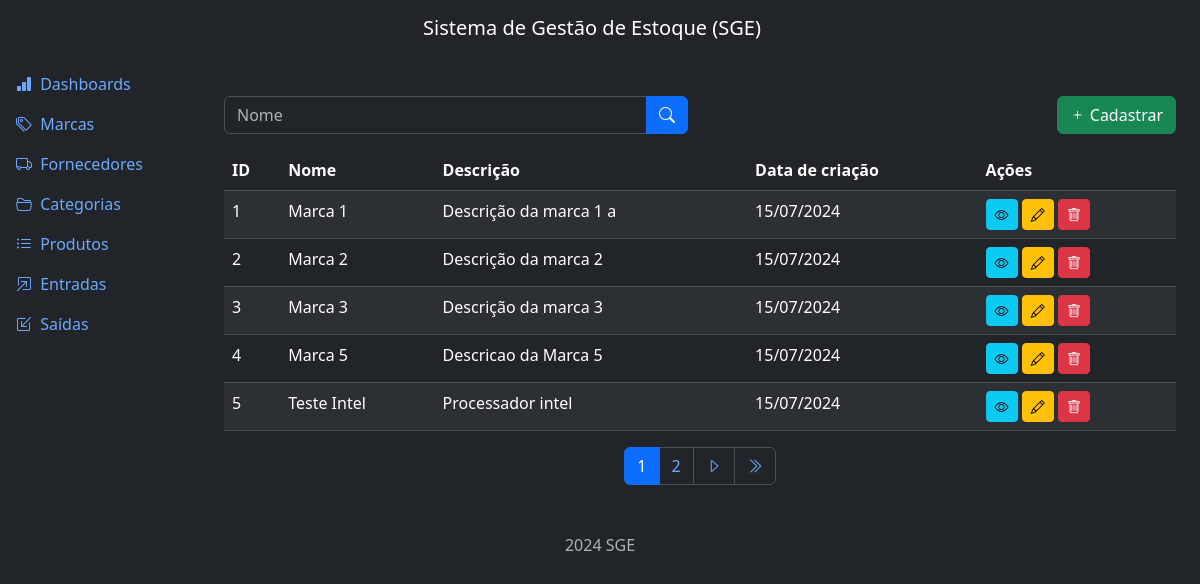
Page /brands/list/ on the committed database.
### brands/models.py (models this page shows, shortened)
class Brand(models.Model):
    name = models.CharField(max_length=500)
    description = models.TextField(null=True, blank=True)
    created_at = models.DateTimeField(auto_now_add=True)
    updated_at = models.DateTimeField(auto_now=True)
    class Meta:
        ordering = ['name']

### brands/views.py (the view)
# urls.py: path('list/', views.BrandListView.as_view(), name='list'),
class BrandListView(ListView):
    model = Brand
    template_name = 'brand_list.html'
    context_object_name = 'brands'
    paginate_by = 5
    def get_queryset(self):
        qs = super().get_queryset()
        name = self.request.GET.get('name')
        if name:
            qs = qs.filter(name__icontains=name)
        return qs

### brands/templates/brand_list.html (shortened to what this page needs)
{% extends "base.html" %}
{% block content %}
  <div class="row mb-3">
    <div class="col-md-6">
      <form method="GET" action="{% url "brand:list" %}">
        <div class="input-group">
          <input type="text" class="form-control" name="name" placeholder="Nome" value="{{request.GET.name}}">
          <button type="submit" class="btn btn-primary">
            <i class="bi bi-search"></i>
          </button>
        </div>
      </form>
    </div>
    <div class="col-md-6">
      <a href="{% url "brand:create" %}" class="btn btn-success float-end" >
        <i class="bi bi-plus"></i>
        Cadastrar
      </a>
    </div>
  </div>
  <div class="table-responsive">
    <table class="table table-striped table-border">
      <thead class="table-dark">
        <tr>
          <th>ID</th>
          <th>Nome</th>
          <th>Descrição</th>
          <th>Data de criação</th>
          <th>Ações</th>
        </tr>
      </thead>
      <tbody>
        {% for brand in brands %}
          <tr>
            <td>{{ brand.id }}</td>
            <td>{{ brand.name }}</td>
            <td>{{ brand.description }}</td>
            <td>{{ brand.created_at|date:"d/m/Y" }}</td>
            <td>
              <a href="{% url "brand:detail" brand.id %}" class="btn btn-info btn-sm"><i class="bi bi-eye"></i></a>
              <a href="{% url "brand:update" brand.id %}" class="btn btn-warning btn-sm"><i class="bi bi-pencil"></i></a>
              <a href="{% url "brand:delete" brand.id %}" class="btn btn-danger btn-sm"><i class="bi bi-trash"></i></a>
            </td>
          </tr>
        {% endfor %}
      </tbody>
    </table>
  </div>
  {% include "components/pagination.html" %}
{% endblock content %}

### rows in the picture
Brand: id "1", name "Marca 1", description "Descrição da marca 1 a", created_at "15/07/2024"
Brand: id "2", name "Marca 2", description "Descrição da marca 2", created_at "15/07/2024"
Brand: id "3", name "Marca 3", description "Descrição da marca 3", created_at "15/07/2024"
Brand: id "4", name "Marca 5", description "Descricao da Marca 5", created_at "15/07/2024"
Brand: id "5", name "Teste Intel", description "Processador intel", created_at "15/07/2024"

### other values in the picture
{{ page_number }} "1"
{{ page_number }} "2"
